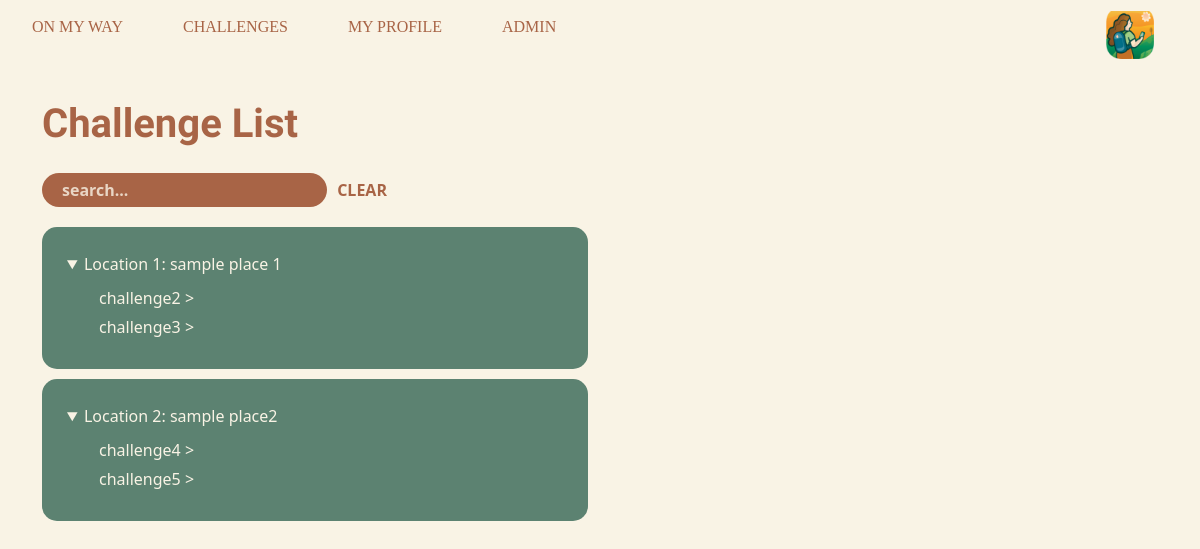
/index.php?action=list-challenges (signed in), run on the app's committed database.
### tables this page shows
CREATE TABLE `places` (
  `id` int(11) NOT NULL,
  `name` varchar(30) DEFAULT NULL,
  `latitude` decimal(18,15) NOT NULL DEFAULT 37.536228509594000,
  `longitude` decimal(18,15) NOT NULL DEFAULT 126.894975568805080
);

CREATE TABLE `challenges` (
  `id` int(11) NOT NULL,
  `name` varchar(30) DEFAULT NULL,
  `content` text NOT NULL,
  `place_id` int(11) NOT NULL,
  `conditions` varchar(100) DEFAULT NULL,
  `score` int(11) DEFAULT NULL,
  `users_accomplished` int(11) DEFAULT NULL,
  `created_date` datetime NOT NULL DEFAULT current_timestamp(),
  `updated_date` datetime NOT NULL DEFAULT current_timestamp()
);

### controller/challengeContr.class.php (called while the page is built, shortened)
<?php
include_once './model/challengeManager.php';
class ChallengeContr {
    public static function listChallenges(){
        $search_param = isset($_GET['search']) ? $_GET['search']:'';
        $c_manager = new ChallengeManager();
        $places = $c_manager->getPlaces();
        require_once 'view/listChallengesView.php';
    }
}

### model/challengeManager.php (called while the page is built, shortened)
<?php
class ChallengeManager extends Db {
    public function getPlaces() {
        $db = $this->connectDB();
        $places = $db->query("SELECT * FROM places");
        $places = $places->fetchAll();
        return $places;
    }
    public function getChallenges($place_id) {
        $db = $this->connectDB();
        $challenges = $db->prepare("SELECT * FROM challenges WHERE place_id = ?");
        $challenges->execute([$place_id]);
        $challenges = $challenges->fetchAll();
        return $challenges;
    }
}

### view/listChallengesView.php (the view, shortened to what this page needs)
<?php
$h1 = 'Challenge List';
?>
<div class="container list-view">
    <h1 class="list-title"><?= $h1 ?></h1>
    <div class="row">
        <div class="search-box col-md-6 col-12">
            <form id="search_form">
                <input id="search" type="text" class="input" placeholder="search..."
                <?php if($search_param != ""): ?>
                    value="<?= $search_param ?>"
                <?php endif ?>
                />
                <button id="clear" type="button" class="clear-results">CLEAR</button>
            </form>
        </div>
        <div class="col-md-6 col-12">
        </div>
    </div>
    <div class="row">
        <div class="col-md-6 col-12">
            <div id="challenges">
                <?php for($i = 0; $i<count($places); $i++):
                    $challenges = $c_manager->getChallenges($places[$i]["id"]);
                ?>
                <details open class="list-box">
                    <summary>Location <?= $i+1 . ": " . $places[$i]["name"] ?></summary>
                    <ol>
                        <?php foreach($challenges as $challenge): ?>
                        <li>
                            <a href="<?= CHALLENGE_PATH ?>&id=<?= $challenge['id']?>">
                            <?= $challenge["name"] . ' >' ?>
                        </a></li>
                        <?php endforeach ?>
                    </ol>
                </details>
                <?php endfor ?>
            </div>
        </div>
        <div class="col-md-6 col-12" id="multi-marker">
            <div id="map"></div>
        </div>
    </div>
</div>
<?php
    include 'template.php';
?>

### public/styles.css (style rules this page uses)
:root { --brown: #a86446; --dark-green: #5c8271; --light-green: #83b8a1; --light-orange: hsl(42, 62%, 94%); --white: #ffffff; }
html { height: 100%; }
html, body { margin: 0; padding: 0; background-color: #f9f3e5; position:relative; }
::placeholder { color: #83b8a1; opacity: 1; }
#map { width: 100%; height: 100%; }
h1, h2, h3, h4, h5 { color: #a86446; }
.list-view h1, .admin-view h1, .form-view h1, .admin-view h2, .form-view h2 { font-family: 'Source Sans Pro', sans-serif; font-weight: bold; margin: 30px 0 15px; }
.search-box input, .add-btn, .form-box input, .form-box textarea, .form-box select { border: transparent; border-radius: 30px; height: fit-content; padding: 5px 20px; margin: 10px 0; background-color: #a86446; color: #f9f3e5; font-weight: bold; }
.search-box input::placeholder { color: rgba(249, 243, 229, 0.8); }
.search-box button, .form-view label { border: transparent; background-color: transparent; color: #a86446; font-weight: bold; }
.list-box { border-radius: 15px; width: -webkit-fill-available; height: fit-content; padding: 25px; margin: 10px 0; background-color: #5c8271; color: #f9f3e5; }
details ol { margin: 10px 0 0 0; }
details ol li { margin: 5px 0; }
.list-box a, .add-btn a { color: #f9f3e5; text-decoration: none; display: inline-block; width: -webkit-fill-available; overflow-wrap: break-word; }
#multi-marker { height: 65vh; margin: 10px 0; }
#multi-marker > #map { border-radius: 15px; }

### data on the page
places: name "sample place 1"
challenges: name "challenge2"
challenges: name "challenge3"
places: name "sample place2"
challenges: name "challenge4"
challenges: name "challenge5"

### other printed values
$h1 "Challenge List"
